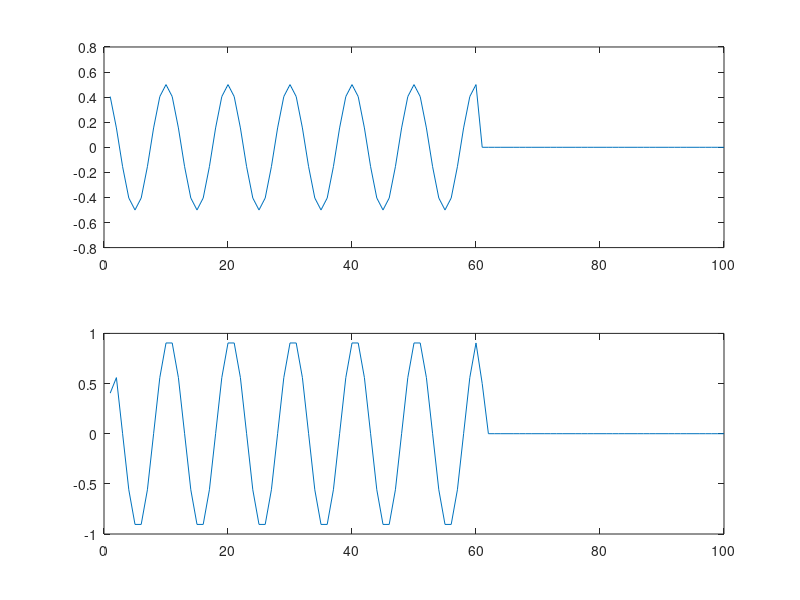
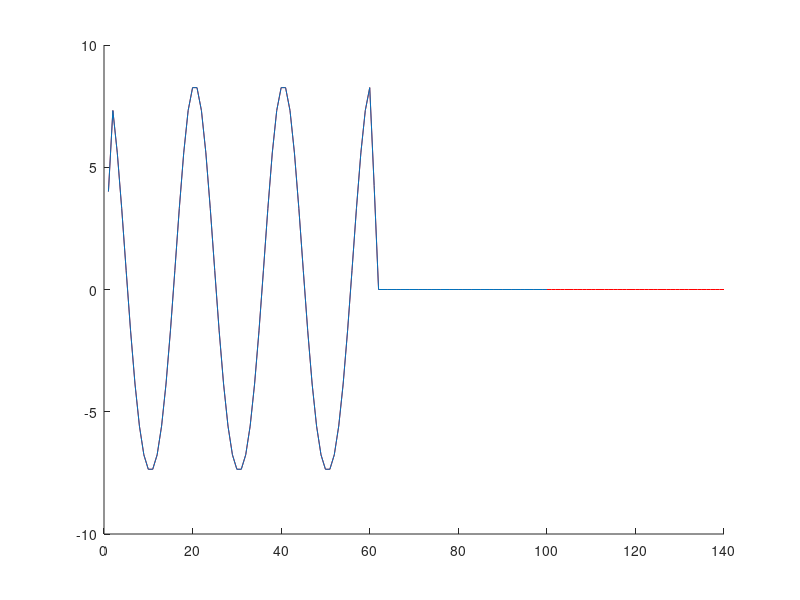

The MATLAB script that drew these images, in order:

% Mayank Sanganeria / Lab 7-1

n=1:60;                     %samples
x0=0.5*cos(0.2*pi*n);       %signal
x1=[x0(:)' zeros(1,40)];    %zeropad
b=[1 1];                    %filter coeffs
a=1;                        %filter coeffs
y1=filter(b,a,x1);          %filter!

figure(1);                  %first figure - signal and filtered signal
subplot(2,1,1)
plot(x1);
subplot(2,1,2)
plot(y1);

%acyclic convolution is performed using the difference function
%if we did not zero pad, we would have lost some of the output samples


figure(2);                  %second figure - y3 and 0.5y1+2y2
x2=2*cos(0.1*pi*n);
x2=[x2(:)' zeros(1,40)];
y2=filter(b,a,x2);
x3=0.5*x1+2*x2;
x3=[x3(:)' zeros(1,40)];
y3=filter(b,a,x3);
hold on;
plot(y3,'r');
plot(0.5*y1+2*y2);

%both the figures look the same - confirming the linearity of the function